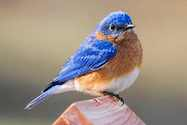
%> input picture COMPE510/PA7/bluebird.jpeg, 187 x 125 px
$ octave assignmentClustering.m   (GNU Octave 9; MATLAB toolbox functions it lacks are replaced by stand-ins)
%> lines starting %> are read from the running program, lines starting %| are printed output that depends on the picture
%% SDSU Machine Learning Course (CompE510/EE600/CompE596)
%% Programming Assignment:  K-Means Clustering
%
%  Instructions
%  ------------
%
%  Dataset comes from:
%   https://leafyplace.com/types-of-birds/
%
%
%
%  This file contains code that helps you get started on the
%  k-means clustering assignment.
%
%
%  For this part of the assignment, you will need to change some
%  parts of the code below for various experiments (e.g., changing
%  the number of clusters).


% Initialization
clear ; close all; clc

%% =========== Part 1: Load Image ============================

fprintf('===== Part 1: Load Image ===== \n');

% Instructions: The following code loads and display image bluebird.jped
%               Hint: you can use functions "imread()" and "imshow()"
% ============================================================

% ====================== YOUR CODE HERE ======================
% Step 1: read the image and store it in "img"
img = imread('bluebird.jpeg'); %you need to change this
%> img is the input picture: size 125x187x3 uint8; mean R, G, B 156.1, 142.3, 131.3

% Step 2: display the image
figure;
imshow(img);

% ============================================================

fprintf('Program paused. Press enter to continue.\n');
pause;

%% =========== Part 2: Cluster Pixels with K-means =============
fprintf('===== Part 2: Cluster Pixels with K-means ===== \n');

% Instructions: The following code cluster the data points (pixels) into K
%               clusters. Tune the value of K to see its impact.
%
%               Procedure:
%               First initilize the centroids
%               Then iterate following steps until convergence (iterate for a certain number of iterations)
%                   a: Assign each pixel into the cluster with centroid closest to it
%                   b: Update the centroids
% ============================================================


% ====================== YOUR CODE HERE ======================
% Step 1: Configure the number of clusters
K = 5;  % you need to change this

% Step 2: scale the pixel values so that they fall within [0,1]
img_norm = double(img) / 255;


% Step 3: convert the image as a 2d matrix
% Hint: if an image is of dimension (n,m,c), then reshape it
%       to a matrix of dimension (n*m,c)
[n, m, c] = size(img_norm);
%> n = 125; m = 187; c = 3
X = reshape(img_norm, n*m, c);

% Step 4: initilize the cluster centroids
rand_idx = randperm(size(X,1), K);
centroids = X(rand_idx, :);
%> centroids = [0.427 0.427 0.427; 0.525 0.455 0.416; 0.992 0.827 0.733; 0.698 0.643 0.529; 0.831 0.596 0.353]

SSE = [];

% Step 5: iterate to cluster the pixels
num_iterations = 20; % change this
for iter = 1:num_iterations
% Step 5a: assign each pixel into a cluster

    distances = zeros(size(X,1), K);
    for k = 1:K
        distances(:,k) = sum((X - centroids(k,:)).^2, 2);
    end
    [~, idx] = min(distances, [], 2);


% Step 5b: recalculate the centroids
    for k = 1:K
        centroids(k,:) = mean(X(idx == k, :), 1);
    end
    SSE_inst = sum(min(distances, [], 2));
    SSE(end+1) = SSE_inst;


end
%> this loop made 20 passes
%> SSE_inst on passes 1 to 12: 639, 508.3, 477.4, 460.6, 454.9, 451.6, 448.8, 446.2, 441.9, 432, 408.3, 383.1
%> after the loop, SSE = 20 values, max 639 at index 1, min 330.4 at index 20, mean 413; centroids = [0.384 0.346 0.332; 0.537 0.486 0.423; 0.271 0.431 0.776; 0.737 0.65 0.545; 0.752 0.719 0.787]

% ============================================================
% Step 6: Plot a graph that shows the change of SSE (Sum of Squared Error) as a way
% to check convergence
figure;
plot(1:num_iterations, SSE);
xlabel('Iteration');
ylabel('SSE');
title('K-Means Convergence (SSE)');
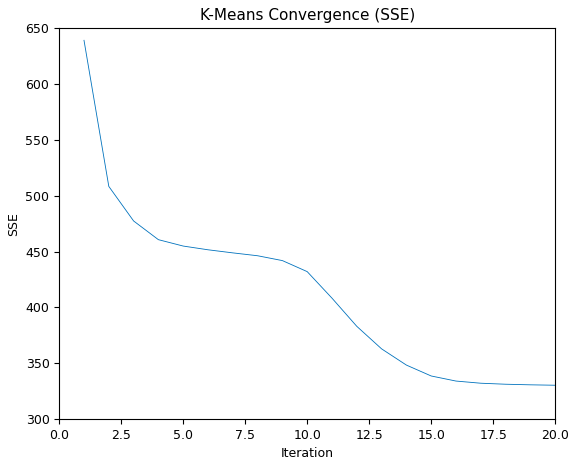
%> figure redrawn from the program's plot data; curve peaks at x = 1, y = 639


fprintf('Program paused. Press enter to continue.\n');
pause;

%% =========== Part 3: Construct the Compressed Image ================
fprintf('===== Part 3: Construct the Compressed Image ===== \n');

% Instructions: The following code construct and display the compressed image.
%               Hint: pixels within the same cluster have the same value as
%               the cluster centroid.
%
%
% ====================== YOUR CODE HERE ======================
img_compressed = centroids(idx, :);

img_compressed = reshape(img_compressed, n, m, c);
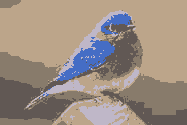
%> img_compressed: size 125x187x3 double; mean R, G, B 0.612, 0.558, 0.515; mean of the top-left, top-right, bottom-left and bottom-right quarters 0.634, 0.585, 0.491, 0.539


% ============================================================

% store the compressed image
imwrite(img_compressed, 'bluebird_compressed.jpeg');
% display the compressed image
fprintf('Compression is done. \n');
figure;
imshow(img_compressed)
